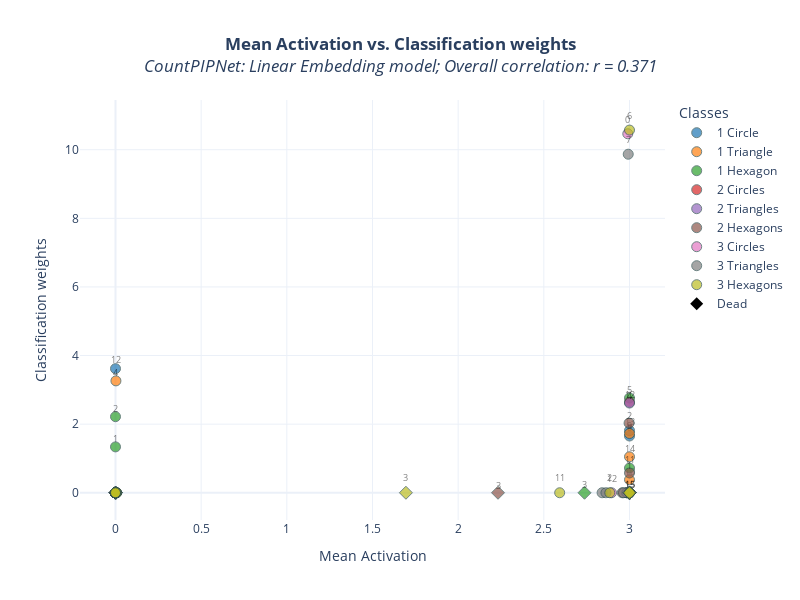

Write notebook code for a chart like this one.
### Markdown cell above
### Global plot

### Code cell
plot_combined_importance(
    transformed_mean_scores, 
    transformed_weight_scores, 
    class_idx_to_name,
    figure_title="Mean Activation vs. Classification weights",
    x_label="Mean Activation",
    y_label="Classification weights",
    special_prototypes=DEAD_PROTOTYPES,
    special_label='Dead',
    exclude_special_prototypes_from_corr_calc=True,
    save_path='countpipnet_linear_combined_importance_plot.pdf',
    plot_title=True,
    plot_prefix='CountPIPNet: Linear Embedding model',
    label_distance_threshold=0.02
)

### Figure 1 — Plotly figure (JSON) as saved in the notebook; plotly's stock layout.template omitted (floating-point values rounded to 4 significant figures)
{"data": [{"hovertext": ["Prototype 0<br>Class: 1 Circle", "Prototype 1<br>Class: 1 Circle", "Prototype 2<br>Class: 1 Circle", "Prototype 3<br>Class: 1 Circle<br>Dead", "Prototype 4<br>Class: 1 Circle", "Prototype 5<br>Class: 1 Circle", "Prototype 6<br>Class: 1 Circle", "Prototype 7<br>Class: 1 Circle", "Prototype 8<br>Class: 1 Circle", "Prototype 9<br>Class: 1 Circle", "Prototype 10<br>Class: 1 Circle", "Prototype 11<br>Class: 1 Circle", "Prototype 12<br>Class: 1 Circle", "Prototype 13<br>Class: 1 Circle", "Prototype 14<br>Class: 1 Circle", "Prototype 15<br>Class: 1 Circle<br>Dead"], "marker": {"color": "#1f77b4", "line": {"color": "DarkSlateGrey", "width": 1}, "opacity": 0.7, "size": 10, "symbol": ["circle", "circle", "circle", "diamond", "circle", "circle", "circle", "circle", "circle", "circle", "circle", "circle", "circle", "circle", "circle", "diamond"]}, "mode": "markers", "name": "1 Circle", "type": "scatter", "x": [0, 0, 0, 0.0025, 0, 0, 0, 0, 3, 0, 0, 0, 0, 3, 0, 3], "y": [0, 0, 0, 0, 0, 0, 0, 0, 1.654, 0, 0, 0, 3.617, 1.812, 0, 0]}, {"hoverinfo": "skip", "mode": "text", "showlegend": false, "text": ["8", "12", "13", "15"], "textfont": {"color": "rgba(0,0,0,0.5)", "size": 9}, "textposition": "top center", "type": "scatter", "x": [3, 0, 3, 3], "y": [1.744, 3.708, 1.902, 0.09043]}, {"hovertext": ["Prototype 0<br>Class: 1 Triangle", "Prototype 1<br>Class: 1 Triangle", "Prototype 2<br>Class: 1 Triangle", "Prototype 3<br>Class: 1 Triangle<br>Dead", "Prototype 4<br>Class: 1 Triangle", "Prototype 5<br>Class: 1 Triangle", "Prototype 6<br>Class: 1 Triangle", "Prototype 7<br>Class: 1 Triangle", "Prototype 8<br>Class: 1 Triangle", "Prototype 9<br>Class: 1 Triangle", "Prototype 10<br>Class: 1 Triangle", "Prototype 11<br>Class: 1 Triangle", "Prototype 12<br>Class: 1 Triangle", "Prototype 13<br>Class: 1 Triangle", "Prototype 14<br>Class: 1 Triangle", "Prototype 15<br>Class: 1 Triangle<br>Dead"], "marker": {"color": "#ff7f0e", "line": {"color": "DarkSlateGrey", "width": 1}, "opacity": 0.7, "size": 10, "symbol": ["circle", "circle", "circle", "diamond", "circle", "circle", "circle", "circle", "circle", "circle", "circle", "circle", "circle", "circle", "circle", "diamond"]}, "mode": "markers", "name": "1 Triangle", "type": "scatter", "x": [0, 0, 0, 0, 0.0025, 0, 0, 0, 0, 3, 3, 0, 0, 0, 3, 3], "y": [0, 0, 0, 0, 3.261, 0, 0, 0, 0, 1.726, 0.3782, 0, 0, 0, 1.048, 0]}, {"hoverinfo": "skip", "mode": "text", "showlegend": false, "text": ["4", "9", "10", "14", "15"], "textfont": {"color": "rgba(0,0,0,0.5)", "size": 9}, "textposition": "top center", "type": "scatter", "x": [0.0025, 3, 3, 3, 3], "y": [3.343, 1.807, 0.4597, 1.129, 0.08153]}, {"hovertext": ["Prototype 0<br>Class: 1 Hexagon", "Prototype 1<br>Class: 1 Hexagon", "Prototype 2<br>Class: 1 Hexagon", "Prototype 3<br>Class: 1 Hexagon<br>Dead", "Prototype 4<br>Class: 1 Hexagon", "Prototype 5<br>Class: 1 Hexagon", "Prototype 6<br>Class: 1 Hexagon", "Prototype 7<br>Class: 1 Hexagon", "Prototype 8<br>Class: 1 Hexagon", "Prototype 9<br>Class: 1 Hexagon", "Prototype 10<br>Class: 1 Hexagon", "Prototype 11<br>Class: 1 Hexagon", "Prototype 12<br>Class: 1 Hexagon", "Prototype 13<br>Class: 1 Hexagon", "Prototype 14<br>Class: 1 Hexagon", "Prototype 15<br>Class: 1 Hexagon<br>Dead"], "marker": {"color": "#2ca02c", "line": {"color": "DarkSlateGrey", "width": 1}, "opacity": 0.7, "size": 10, "symbol": ["circle", "circle", "circle", "diamond", "circle", "circle", "circle", "circle", "circle", "circle", "circle", "circle", "circle", "circle", "circle", "diamond"]}, "mode": "markers", "name": "1 Hexagon", "type": "scatter", "x": [0, 0, 0, 2.737, 0, 3, 0, 0, 0.0025, 0.0025, 0.0025, 3, 0, 0, 0, 3], "y": [0, 1.337, 2.217, 0, 0, 2.763, 0, 0, 0, 0, 0, 0.7213, 0, 0, 0, 0]}, {"hoverinfo": "skip", "mode": "text", "showlegend": false, "text": ["1", "2", "3", "5", "11", "15"], "textfont": {"color": "rgba(0,0,0,0.5)", "size": 9}, "textposition": "top center", "type": "scatter", "x": [0, 0, 2.737, 3, 3, 3], "y": [1.406, 2.287, 0.06908, 2.832, 0.7903, 0.06908]}, {"hovertext": ["Prototype 0<br>Class: 2 Circles", "Prototype 1<br>Class: 2 Circles", "Prototype 2<br>Class: 2 Circles", "Prototype 3<br>Class: 2 Circles<br>Dead", "Prototype 4<br>Class: 2 Circles", "Prototype 5<br>Class: 2 Circles", "Prototype 6<br>Class: 2 Circles", "Prototype 7<br>Class: 2 Circles", "Prototype 8<br>Class: 2 Circles", "Prototype 9<br>Class: 2 Circles", "Prototype 10<br>Class: 2 Circles", "Prototype 11<br>Class: 2 Circles", "Prototype 12<br>Class: 2 Circles", "Prototype 13<br>Class: 2 Circles", "Prototype 14<br>Class: 2 Circles", "Prototype 15<br>Class: 2 Circles<br>Dead"], "marker": {"color": "#d62728", "line": {"color": "DarkSlateGrey", "width": 1}, "opacity": 0.7, "size": 10, "symbol": ["circle", "circle", "circle", "diamond", "circle", "circle", "circle", "circle", "circle", "circle", "circle", "circle", "circle", "circle", "circle", "diamond"]}, "mode": "markers", "name": "2 Circles", "type": "scatter", "x": [0.0025, 0.0025, 0, 0, 0.005, 0.0025, 0, 0, 2.987, 0, 0.0025, 0, 3, 3, 0, 3], "y": [0, 0, 0, 0, 0, 0, 0, 0, 0, 0, 0, 0, 2.642, 0, 0, 0]}, {"hoverinfo": "skip", "mode": "text", "showlegend": false, "text": ["12"], "textfont": {"color": "rgba(0,0,0,0.5)", "size": 9}, "textposition": "top center", "type": "scatter", "x": [3], "y": [2.708]}, {"hovertext": ["Prototype 0<br>Class: 2 Triangles", "Prototype 1<br>Class: 2 Triangles", "Prototype 2<br>Class: 2 Triangles", "Prototype 3<br>Class: 2 Triangles<br>Dead", "Prototype 4<br>Class: 2 Triangles", "Prototype 5<br>Class: 2 Triangles", "Prototype 6<br>Class: 2 Triangles", "Prototype 7<br>Class: 2 Triangles", "Prototype 8<br>Class: 2 Triangles", "Prototype 9<br>Class: 2 Triangles", "Prototype 10<br>Class: 2 Triangles", "Prototype 11<br>Class: 2 Triangles", "Prototype 12<br>Class: 2 Triangles", "Prototype 13<br>Class: 2 Triangles", "Prototype 14<br>Class: 2 Triangles", "Prototype 15<br>Class: 2 Triangles<br>Dead"], "marker": {"color": "#9467bd", "line": {"color": "DarkSlateGrey", "width": 1}, "opacity": 0.7, "size": 10, "symbol": ["circle", "circle", "circle", "diamond", "circle", "circle", "circle", "circle", "circle", "circle", "circle", "circle", "circle", "circle", "circle", "diamond"]}, "mode": "markers", "name": "2 Triangles", "type": "scatter", "x": [0, 0, 0, 0, 3, 0, 0, 0.005, 0, 3, 2.983, 0, 0, 0, 2.997, 3], "y": [0, 0, 0, 0, 2.615, 0, 0, 0, 0, 0, 0, 0, 0, 0, 0, 0]}, {"hoverinfo": "skip", "mode": "text", "showlegend": false, "text": ["4"], "textfont": {"color": "rgba(0,0,0,0.5)", "size": 9}, "textposition": "top center", "type": "scatter", "x": [3], "y": [2.681]}, {"hovertext": ["Prototype 0<br>Class: 2 Hexagons", "Prototype 1<br>Class: 2 Hexagons", "Prototype 2<br>Class: 2 Hexagons", "Prototype 3<br>Class: 2 Hexagons<br>Dead", "Prototype 4<br>Class: 2 Hexagons", "Prototype 5<br>Class: 2 Hexagons", "Prototype 6<br>Class: 2 Hexagons", "Prototype 7<br>Class: 2 Hexagons", "Prototype 8<br>Class: 2 Hexagons", "Prototype 9<br>Class: 2 Hexagons", "Prototype 10<br>Class: 2 Hexagons", "Prototype 11<br>Class: 2 Hexagons", "Prototype 12<br>Class: 2 Hexagons", "Prototype 13<br>Class: 2 Hexagons", "Prototype 14<br>Class: 2 Hexagons", "Prototype 15<br>Class: 2 Hexagons<br>Dead"], "marker": {"color": "#8c564b", "line": {"color": "DarkSlateGrey", "width": 1}, "opacity": 0.7, "size": 10, "symbol": ["circle", "circle", "circle", "diamond", "circle", "circle", "circle", "circle", "circle", "circle", "circle", "circle", "circle", "circle", "circle", "diamond"]}, "mode": "markers", "name": "2 Hexagons", "type": "scatter", "x": [0, 3, 2.997, 2.233, 0.0025, 3, 0.0025, 0, 0, 0.0025, 0.005, 2.957, 0, 0, 0, 3], "y": [0, 0.5766, 2.03, 0, 0, 0, 0, 0, 0, 0, 0, 0, 0, 0, 0, 0]}, {"hoverinfo": "skip", "mode": "text", "showlegend": false, "text": ["1", "2", "3"], "textfont": {"color": "rgba(0,0,0,0.5)", "size": 9}, "textposition": "top center", "type": "scatter", "x": [3, 2.997, 2.233], "y": [0.6274, 2.08, 0.05074]}, {"hovertext": ["Prototype 0<br>Class: 3 Circles", "Prototype 1<br>Class: 3 Circles", "Prototype 2<br>Class: 3 Circles", "Prototype 3<br>Class: 3 Circles<br>Dead", "Prototype 4<br>Class: 3 Circles", "Prototype 5<br>Class: 3 Circles", "Prototype 6<br>Class: 3 Circles", "Prototype 7<br>Class: 3 Circles", "Prototype 8<br>Class: 3 Circles", "Prototype 9<br>Class: 3 Circles", "Prototype 10<br>Class: 3 Circles", "Prototype 11<br>Class: 3 Circles", "Prototype 12<br>Class: 3 Circles", "Prototype 13<br>Class: 3 Circles", "Prototype 14<br>Class: 3 Circles", "Prototype 15<br>Class: 3 Circles<br>Dead"], "marker": {"color": "#e377c2", "line": {"color": "DarkSlateGrey", "width": 1}, "opacity": 0.7, "size": 10, "symbol": ["circle", "circle", "circle", "diamond", "circle", "circle", "circle", "circle", "circle", "circle", "circle", "circle", "circle", "circle", "circle", "diamond"]}, "mode": "markers", "name": "3 Circles", "type": "scatter", "x": [2.99, 0, 0, 0, 0, 0, 0, 0, 2.985, 0, 0, 0, 2.895, 2.99, 0, 3], "y": [10.46, 0, 0, 0, 0, 0, 0, 0, 0, 0, 0, 0, 0, 0, 0, 0]}, {"hoverinfo": "skip", "mode": "text", "showlegend": false, "text": ["0", "12"], "textfont": {"color": "rgba(0,0,0,0.5)", "size": 9}, "textposition": "top center", "type": "scatter", "x": [2.99, 2.895], "y": [10.73, 0.2616]}, {"hovertext": ["Prototype 0<br>Class: 3 Triangles", "Prototype 1<br>Class: 3 Triangles", "Prototype 2<br>Class: 3 Triangles", "Prototype 3<br>Class: 3 Triangles<br>Dead", "Prototype 4<br>Class: 3 Triangles", "Prototype 5<br>Class: 3 Triangles", "Prototype 6<br>Class: 3 Triangles", "Prototype 7<br>Class: 3 Triangles", "Prototype 8<br>Class: 3 Triangles", "Prototype 9<br>Class: 3 Triangles", "Prototype 10<br>Class: 3 Triangles", "Prototype 11<br>Class: 3 Triangles", "Prototype 12<br>Class: 3 Triangles", "Prototype 13<br>Class: 3 Triangles", "Prototype 14<br>Class: 3 Triangles", "Prototype 15<br>Class: 3 Triangles<br>Dead"], "marker": {"color": "#7f7f7f", "line": {"color": "DarkSlateGrey", "width": 1}, "opacity": 0.7, "size": 10, "symbol": ["circle", "circle", "circle", "diamond", "circle", "circle", "circle", "circle", "circle", "circle", "circle", "circle", "circle", "circle", "circle", "diamond"]}, "mode": "markers", "name": "3 Triangles", "type": "scatter", "x": [0, 0, 0, 0, 2.84, 0, 0, 2.993, 0, 3, 2.862, 0, 0, 0, 2.965, 3], "y": [0, 0, 0, 0, 0, 0, 0, 9.869, 0, 0, 0, 0, 0, 0, 0, 0]}, {"hoverinfo": "skip", "mode": "text", "showlegend": false, "text": ["7"], "textfont": {"color": "rgba(0,0,0,0.5)", "size": 9}, "textposition": "top center", "type": "scatter", "x": [2.993], "y": [10.12]}, {"hovertext": ["Prototype 0<br>Class: 3 Hexagons", "Prototype 1<br>Class: 3 Hexagons", "Prototype 2<br>Class: 3 Hexagons", "Prototype 3<br>Class: 3 Hexagons<br>Dead", "Prototype 4<br>Class: 3 Hexagons", "Prototype 5<br>Class: 3 Hexagons", "Prototype 6<br>Class: 3 Hexagons", "Prototype 7<br>Class: 3 Hexagons", "Prototype 8<br>Class: 3 Hexagons", "Prototype 9<br>Class: 3 Hexagons", "Prototype 10<br>Class: 3 Hexagons", "Prototype 11<br>Class: 3 Hexagons", "Prototype 12<br>Class: 3 Hexagons", "Prototype 13<br>Class: 3 Hexagons", "Prototype 14<br>Class: 3 Hexagons", "Prototype 15<br>Class: 3 Hexagons<br>Dead"], "marker": {"color": "#bcbd22", "line": {"color": "DarkSlateGrey", "width": 1}, "opacity": 0.7, "size": 10, "symbol": ["circle", "circle", "circle", "diamond", "circle", "circle", "circle", "circle", "circle", "circle", "circle", "circle", "circle", "circle", "circle", "diamond"]}, "mode": "markers", "name": "3 Hexagons", "type": "scatter", "x": [0, 3, 2.885, 1.695, 0, 3, 3, 0, 0, 0.0075, 0, 2.592, 0, 0, 0, 3], "y": [0, 0, 0, 0, 0, 0, 10.57, 0, 0, 0, 0, 0, 0, 0, 0, 0]}, {"hoverinfo": "skip", "mode": "text", "showlegend": false, "text": ["2", "3", "6", "11"], "textfont": {"color": "rgba(0,0,0,0.5)", "size": 9}, "textposition": "top center", "type": "scatter", "x": [2.885, 1.695, 3, 2.592], "y": [0.2643, 0.2643, 10.84, 0.2643]}, {"marker": {"color": "black", "size": 10, "symbol": "diamond"}, "mode": "markers", "name": "Dead", "type": "scatter", "x": [null], "y": [null]}], "layout": {"height": 600, "legend": {"title": {"text": "Classes"}}, "title": {"text": "<b>Mean Activation vs. Classification weights</b><br><i>CountPIPNet: Linear Embedding model; Overall correlation: r = 0.371</i>", "x": 0.5}, "width": 800, "xaxis": {"title": {"text": "Mean Activation"}}, "yaxis": {"title": {"text": "Classification weights"}}}}
